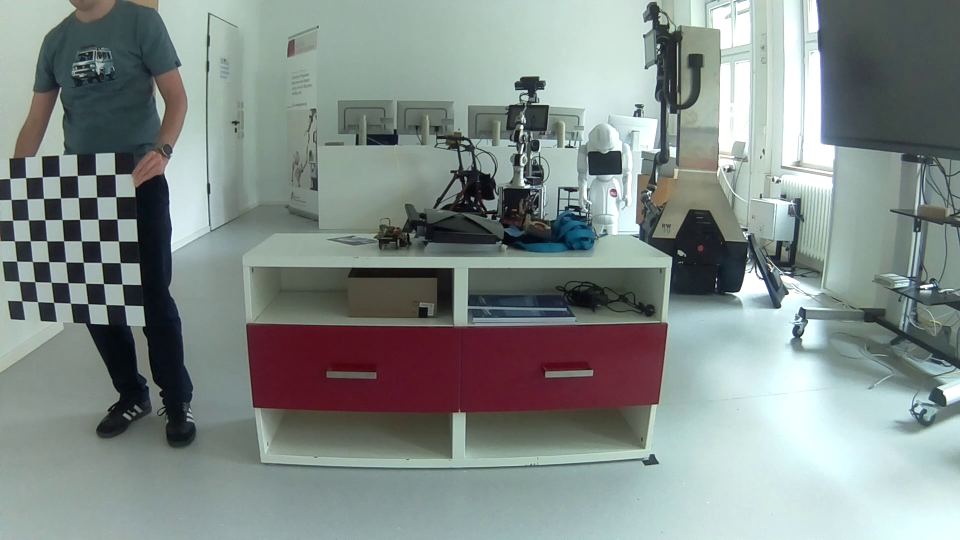
#> input picture src/frames/frame_0.png, 1920 x 1080 px (shown at 1/2 size); its folder holds 4 pictures in this run
$ python camera_calibration.py
#> lines starting #> are read from the running program, lines starting #| are printed output that depends on the picture
import numpy as np
import cv2 as cv

import os

np.set_printoptions(suppress=True)


def extract_frames(source_file, output_dir, num_frames, num_candidate_frames=50):
#> called with source_file = './src/video_old.h264', output_dir = './src/frames', num_frames = 20, num_candidate_frames = 50
    frames = []

    if not os.path.isdir(output_dir):
        os.mkdir(output_dir)

    # use saved image frames if they exist (need at least 3 - more is advantagious)
    if len(os.listdir(output_dir)) >= 3:
        for filename in os.listdir(output_dir):
            frames.append(cv.imread(os.path.join(output_dir, filename)))
        return frames

    print("Extracting frames from calibration video")
    video_capture = cv.VideoCapture(source_file)

    # frame_count = int(video_capture.get(cv.CAP_PROP_FRAME_COUNT))
    # not working for .h264 video --> set frame_count manually (2375 for video_new.h264, 4900 for video_old.h264)
    frame_count = 2375 if "_new.h264" in source_file else 4900
    frame_offset = frame_count // (num_frames + 1)

    assert frame_offset >= num_candidate_frames

    current_frame = 0

    for _ in range(num_frames):
        # video_capture.set(cv.CAP_PROP_POS_FRAMES, frame_offset)
        # not working for .h264 video (unexpected behaviour) --> seek frame manually by grabing consecutive frames
        for _ in range(frame_offset - num_candidate_frames):
            video_capture.grab()
            current_frame += 1

        candidate_frames = []
        for _ in range(num_candidate_frames):
            success, frame = video_capture.read()
            current_frame += 1

            gray_frame = cv.cvtColor(frame, cv.COLOR_BGR2GRAY)
            focus_score = cv.Laplacian(gray_frame, cv.CV_64F).var()

            candidate_frames.append((gray_frame, frame, focus_score))

        # sort candidate frames by focus_score
        candidate_frames.sort(key=lambda tup: tup[2], reverse=True)

        least_blurry_frame = None
        for gray_frame, color_frame, _ in candidate_frames:
            success, corners = cv.findChessboardCorners(
                gray_frame, PATTERN_SIZE, CB_FLAGS
            )
            if success:
                least_blurry_frame = color_frame
                break

        if least_blurry_frame is not None:
            cv.imwrite(
                os.path.join(output_dir, f"frame_{len(frames)}.png"), least_blurry_frame
            )
            frames.append(least_blurry_frame)
            print(
                f"calibration frame for [{current_frame-num_candidate_frames}:{current_frame}] was found"
            )
        else:
            print(
                f"unable to detect checkerboard in any in frames [{current_frame-num_candidate_frames}:{current_frame}]"
            )

    return frames


def detectChessboardPattern(frames):

    # prepare chessboard corner points, like (0,0,0), (1,0,0), (2,0,0), ..., (4,4,0)
    cb_corner_points = np.zeros((PATTERN_SIZE[0] * PATTERN_SIZE[1], 3), np.float32)
    cb_corner_points[:, :2] = np.mgrid[
        0 : PATTERN_SIZE[0], 0 : PATTERN_SIZE[1]
    ].T.reshape(-1, 2)

    # print(cb_corner_points)

    real_world_points_3d = []
    img_points_2d = []

    for frame in frames:
        gray_frame = cv.cvtColor(frame, cv.COLOR_BGR2GRAY)
        # gray_frame = cv.resize(gray_frame, (1920//2, 1080//2))

        success, corners = cv.findChessboardCorners(gray_frame, PATTERN_SIZE, CB_FLAGS)
        if success:
            subpixel_corners = cv.cornerSubPix(
                gray_frame, corners, (11, 11), (-1, -1), SP_CRITERIA
            )

            real_world_points_3d.append(cb_corner_points)
            img_points_2d.append(subpixel_corners)

            if DEBUG:
                cv.drawChessboardCorners(frame, PATTERN_SIZE, subpixel_corners, success)

                for obj_point, pos in zip(cb_corner_points, corners):
                    cv.putText(
                        frame,
                        str(obj_point),
                        (int(pos[0][0]) + 10, int(pos[0][1]) - 10),
                        cv.FONT_HERSHEY_DUPLEX,
                        0.85,
                        (255, 0, 255),
                        1,
                    )

                cv.imshow("cb", frame)
                cv.waitKey()
                cv.destroyAllWindows()

                cv.imwrite("frame.png", frame)
#> this loop made 4 passes
#> pass 1, in detectChessboardPattern, `gray_frame = cv.cvtColor(frame, cv.COLOR_BGR2GRAY)`:
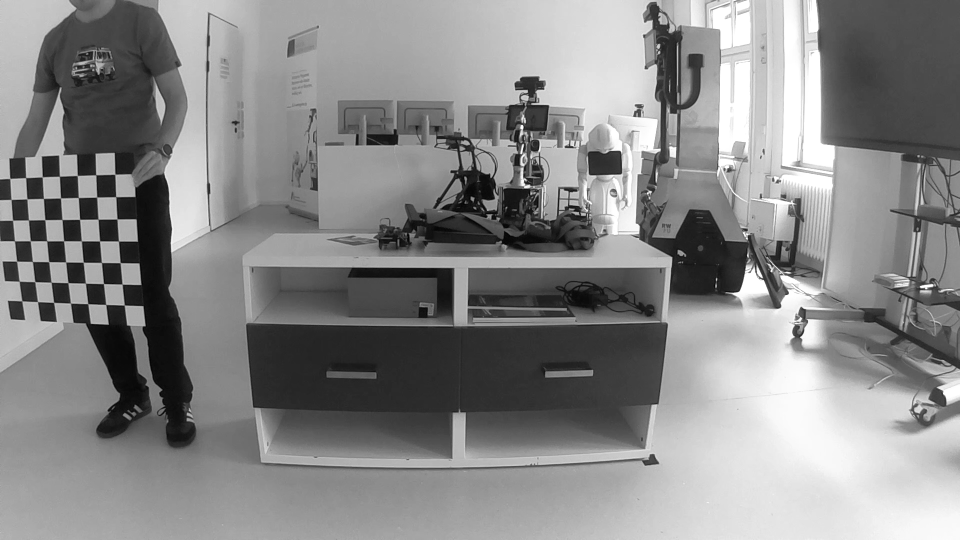
#> gray_frame: shape (1080, 1920) (shown at 1/2 size); min 0, max 255, mean 136.4
#> pass 2, in detectChessboardPattern, `gray_frame = cv.cvtColor(frame, cv.COLOR_BGR2GRAY)`:
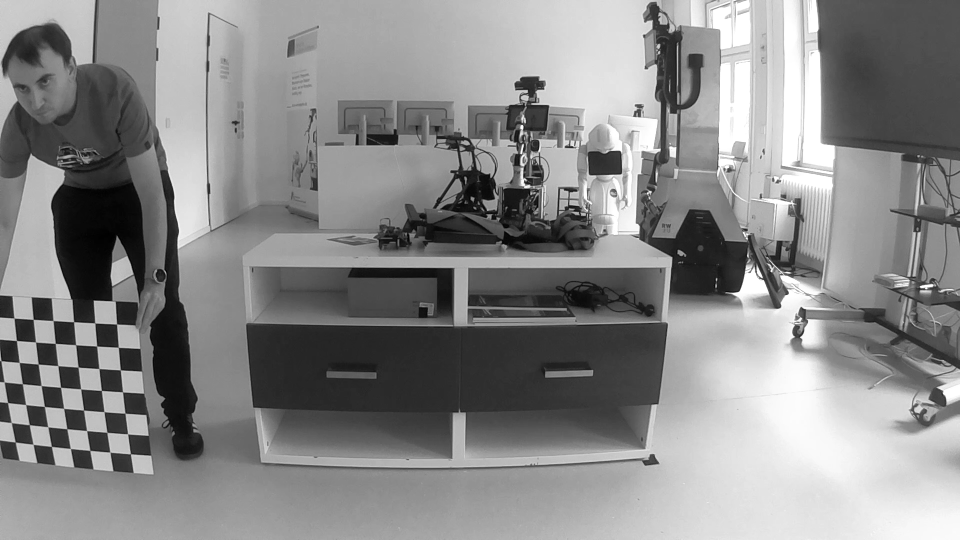
#> gray_frame: shape (1080, 1920) (shown at 1/2 size); min 0, max 255, mean 136.5
#> pass 3, in detectChessboardPattern, `gray_frame = cv.cvtColor(frame, cv.COLOR_BGR2GRAY)`:
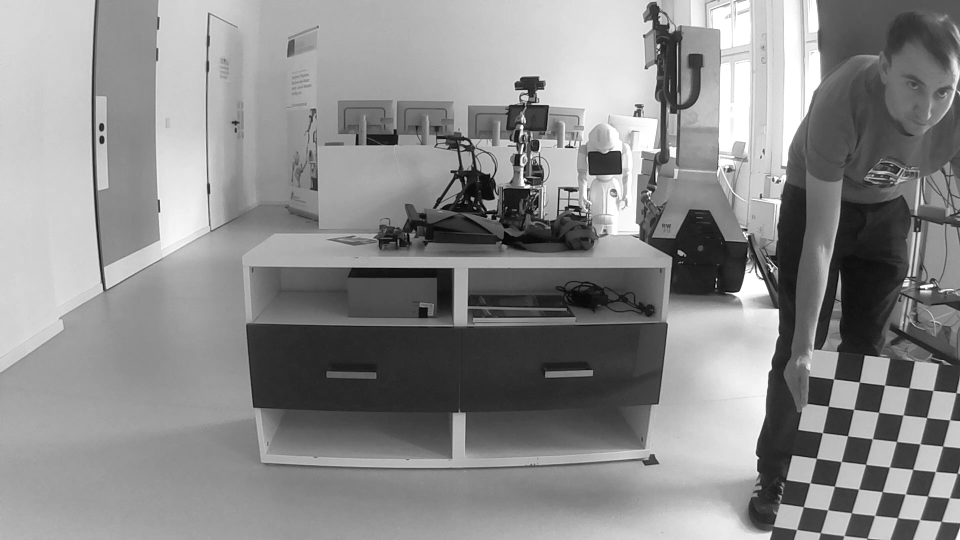
#> gray_frame: shape (1080, 1920) (shown at 1/2 size); min 0, max 255, mean 138.4
#> after the loop:
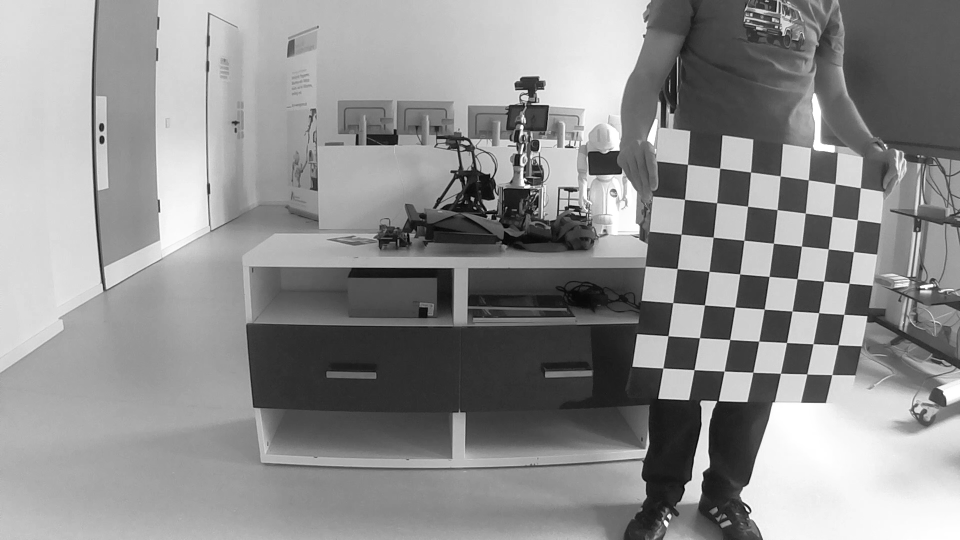
#> gray_frame: shape (1080, 1920) (shown at 1/2 size); min 0, max 255, mean 142.5

    return real_world_points_3d, img_points_2d


def undistort(frames, result_dir):
    real_world_points_3d, img_points_2d = detectChessboardPattern(frames)

    ret, int_mtx, dist_coef, rvecs, tvecs = cv.calibrateCamera(
        real_world_points_3d, img_points_2d, (1920, 1080), None, None
    )

    print("Intrinsic Matrix:")
    print(int_mtx)

    print("\nDistortion Coefficients:")
    print(dist_coef)

    if not os.path.isdir(result_dir):
        os.mkdir(result_dir)

    for i, frame in enumerate(frames):
        result = cv.undistort(frame, int_mtx, dist_coef, None, None)
        cv.imwrite(os.path.join(result_dir, f"frame{i}.png"), result)
#> this loop made 4 passes
#> pass 1, in undistort, `result = cv.undistort(frame, int_mtx, dist_coef, None, None)`:
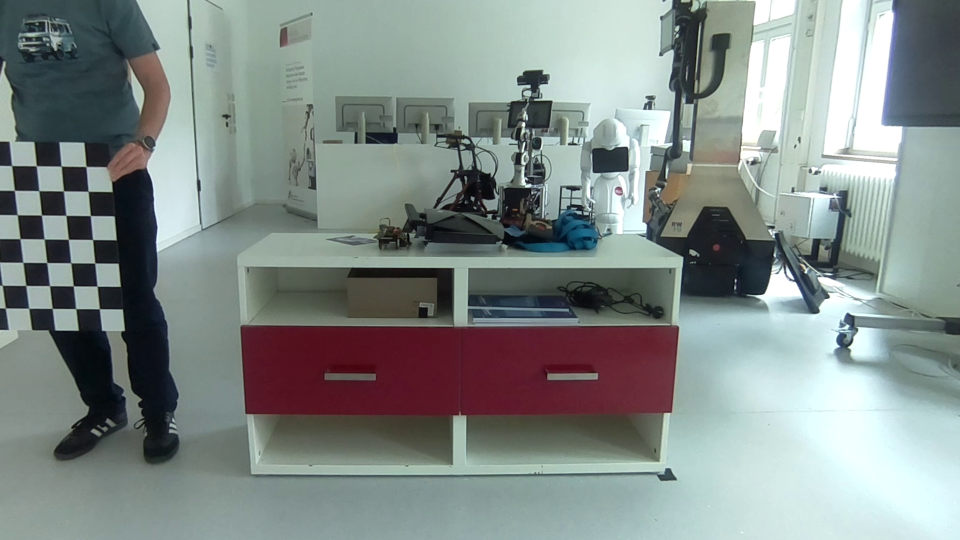
#> result: shape (1080, 1920, 3) (shown at 1/2 size); mean B, G, R 136.5, 139.5, 129.9
#> pass 2, in undistort, `result = cv.undistort(frame, int_mtx, dist_coef, None, None)`:
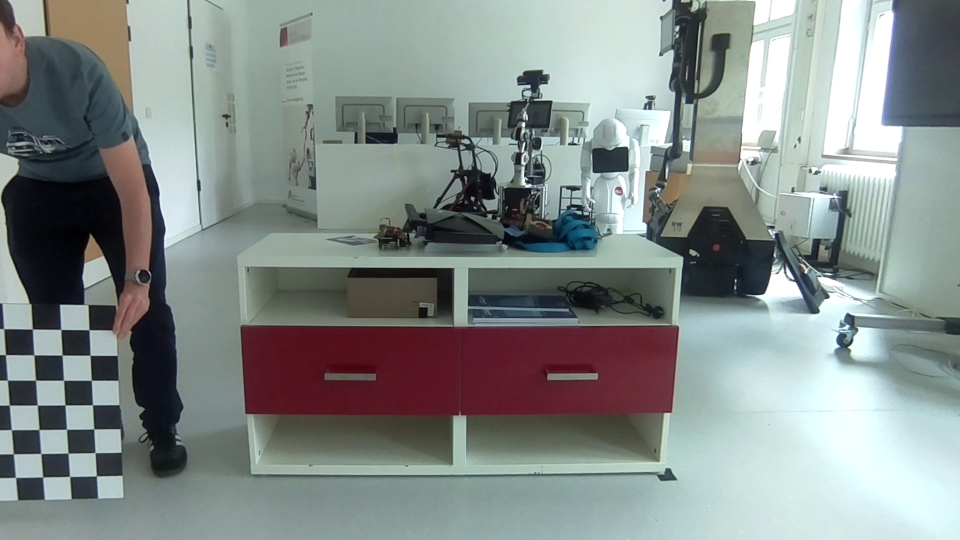
#> result: shape (1080, 1920, 3) (shown at 1/2 size); mean B, G, R 137.1, 139.6, 131.4
#> pass 3, in undistort, `result = cv.undistort(frame, int_mtx, dist_coef, None, None)`:
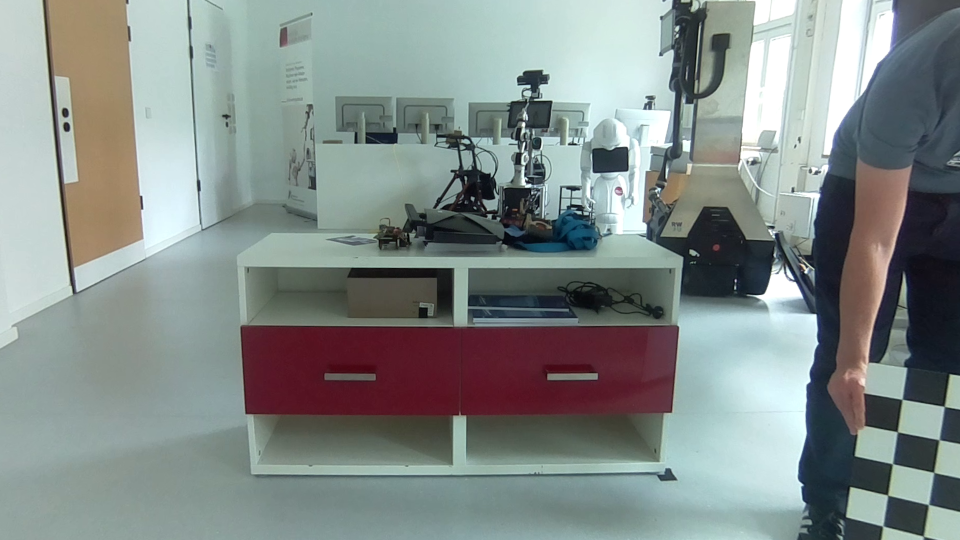
#> result: shape (1080, 1920, 3) (shown at 1/2 size); mean B, G, R 137.2, 139.6, 130.8

    # calculate the mean reprojection error
    mean_error = 0
    for i in range(len(real_world_points_3d)):
        img_points_reprojected, _ = cv.projectPoints(
            real_world_points_3d[i], rvecs[i], tvecs[i], int_mtx, dist_coef
        )
        error = cv.norm(img_points_2d[i], img_points_reprojected, cv.NORM_L2) / len(
            img_points_reprojected
        )
        mean_error += error
    print(
        "\nMean Reprojection Error: {}".format(mean_error / len(real_world_points_3d))
    )


if __name__ == "__main__":
    DEBUG = False
    PATTERN_SIZE = (5, 5)
    NUM_CALIBRATION_FRAMES = 20

    CB_FLAGS = cv.CALIB_CB_NORMALIZE_IMAGE + cv.CALIB_CB_ADAPTIVE_THRESH
    SP_CRITERIA = (cv.TERM_CRITERIA_EPS + cv.TERM_CRITERIA_MAX_ITER, 30, 0.001)

    source_file = os.path.join(".", "src", "video_old.h264")
    output_dir = os.path.join(".", "src", "frames")
    result_dir = os.path.join(".", "results")

    frames = extract_frames(
        source_file, output_dir, NUM_CALIBRATION_FRAMES, num_candidate_frames=50
    )
    undistort(frames, result_dir)
